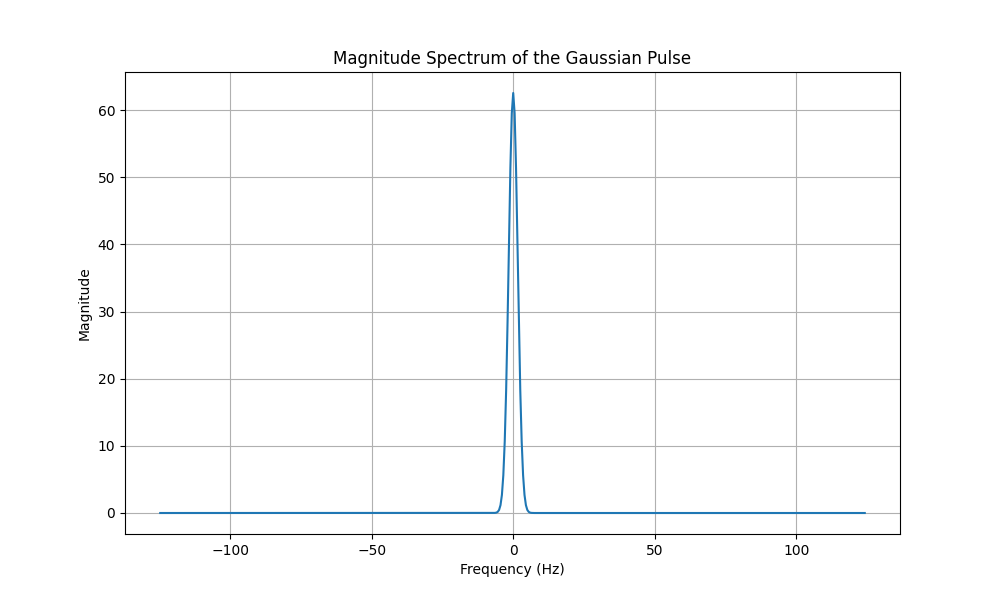

This figure's Python source:
import numpy as np
import matplotlib.pyplot as plt

# Step 1: Define parameters for the Gaussian pulse
sigma = 0.1  # Controls the width of the Gaussian pulse
t = np.linspace(-1, 1, 500)  # Time vector from -1 to 1 with 500 samples

# Generate the Gaussian pulse x(t)
x_t = np.exp(-t**2 / (2 * sigma**2))

# Step 2: Compute the FFT of the Gaussian pulse
X_fft = np.fft.fft(x_t)  # Perform the FFT of the signal
X_magnitude = np.abs(X_fft)  # Compute the magnitude of the FFT

# Normalize frequencies (FFT returns bins, we map them to real frequencies)
frequencies = np.fft.fftfreq(t.size, t[1] - t[0])  # Frequency axis

# Step 3: Plot the magnitude spectrum of the FFT
plt.figure(figsize=(10, 6))
plt.plot(np.fft.fftshift(frequencies), np.fft.fftshift(X_magnitude))  # FFT shifted to center the spectrum
plt.title('Magnitude Spectrum of the Gaussian Pulse')
plt.xlabel('Frequency (Hz)')
plt.ylabel('Magnitude')
plt.grid(True)
plt.show()

# Explanation of the result:

# 1. The Gaussian pulse x(t) is symmetric in time (centered at t=0), and its FFT magnitude spectrum
#    will also be symmetric. The result is a smooth, bell-shaped curve in the frequency domain.

# 2. The width of the magnitude spectrum depends on sigma. A smaller sigma results in a wider pulse
#    in the time domain, which in turn leads to a narrower magnitude spectrum in the frequency domain.

# 3. The frequency domain interpretation of a Gaussian pulse is that it has a concentrated energy around
#    low frequencies, with rapidly decreasing amplitude as the frequency increases.
#    This reflects the fact that the Gaussian pulse is a smooth, low-frequency signal in the time domain.
